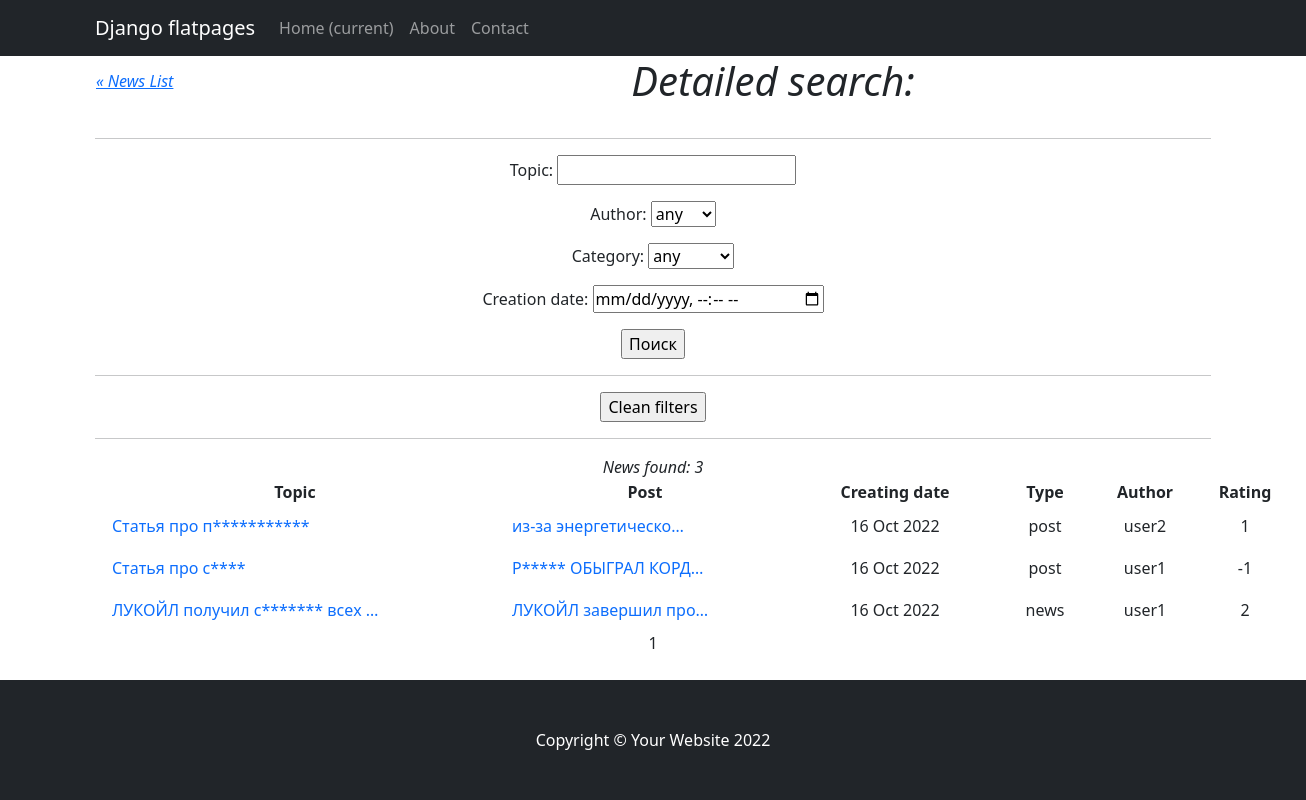
Page /news/search/ on the earlier database version.
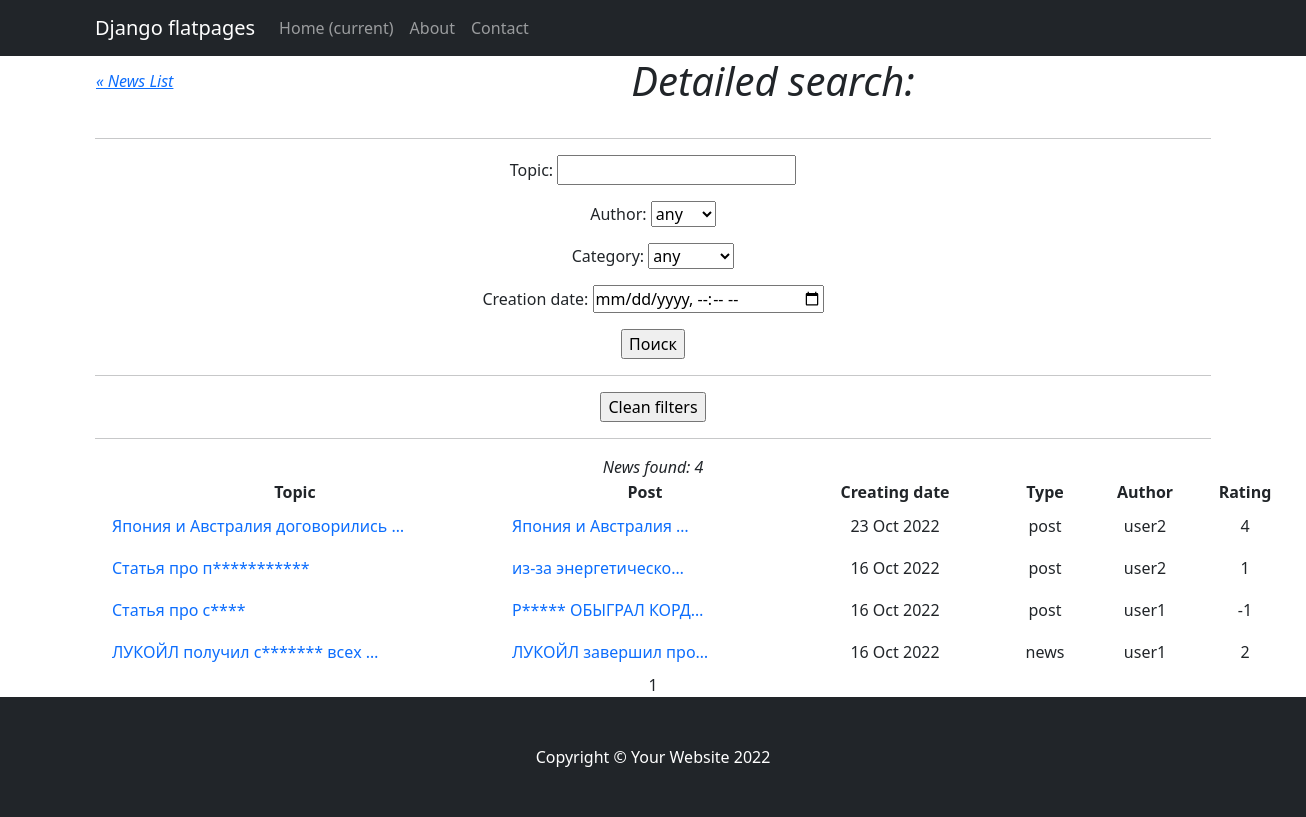
Same page on the later database version.
### news/models.py (models this page shows, shortened)
class Post(models.Model):
    news = 'news'
    post = 'post'
    CONTENT_TYPE = [
        (news, 'новость'),
        (post, 'статья'),
    ]
    contentType = models.CharField(max_length=4, choices=CONTENT_TYPE, default=post)
    author = models.ForeignKey(Author, on_delete=models.CASCADE)
    createTime = models.DateTimeField(auto_now_add=True)
    topic = models.CharField(max_length=128)
    content = models.TextField()
    rating = models.SmallIntegerField(default=0)
    postCategory = models.ManyToManyField(Category, through='PostCategory')
    def __str__(self):
        return f'{self.topic.title()}: {self.content[:20]}... Created: {self.createTime}\n'

class Author(models.Model):
    authorUser = models.OneToOneField(User, on_delete=models.CASCADE)
    authorRating = models.SmallIntegerField(default=0)
    def __str__(self):
        return f'{self.authorUser}'

### news/views.py (the view)
# urls.py: path('search/', PostSearch.as_view(), name='post_search'),
class PostSearch(ListView):
    model = Post
    ordering = '-createTime'
    template_name = 'news/post_search.html'
    context_object_name = 'news'
    paginate_by = 10
    def get_queryset(self):
        queryset = super().get_queryset()
        self.filterset = PostFilter(self.request.GET, queryset)
        return self.filterset.qs
    def get_context_data(self, **kwargs):
        context = super().get_context_data(**kwargs)
        context['time_now'] = datetime.utcnow()
        context['news_number'] = len(self.filterset.qs)
        context['filterset'] = self.filterset
        pprint(context)
        return context

### news/models.py (called while the page is built)
    def __str__(self):
        return f'{self.name}'

### news/templatetags/custom_filters.py (called while the page is built)
@register.filter()
def censor(word):
   word_list_adapted = []
   try:
      word_no_space = word.strip()
      word_list = word_no_space.split()
      for word in word_list:
         word_adapted = word.lower()
         if word_adapted in censorship_list:
            word_censored = word[0] + '*' * (len(word_adapted)-1)
            word_list_adapted.append(word_censored)
         else:
            word_censored = word
            word_list_adapted.append(word_censored)
         corrected = " ".join(word_list_adapted)
      return corrected
   except AttributeError as e:
      return f"ErrorMessage: {e}. Please use only 'str'!"

### templates/news/post_search.html (shortened to what this page needs)
{% extends 'flatpages/default.html' %}
{% load custom_filters %}
{% load custom_tags %}
{% block content %}
    <table>
        <tr>
            <td><em><p style="width: 100px; text-align: left;"><a href="/news/" class="previous">&laquo; News List</a></p></em></td>
            <td><h1><p style="width: 1150px;"><em>Detailed search:</em></h1></td>
        </tr>
    </table>
<hr>
   <form action="" method="get">
       {{ filterset.form.as_p }}
       <input type="submit" value="Поиск" />
   </form>
<hr>
   <form action="" method="get">
       <input type="submit" value="Clean filters" />
   </form>
   <hr>
   {% if news %}
        <caption><em>News found: {{  news_number }}</em></caption>
       <table style="height: 24px; "width="1200">
           <tr>
               <td style="width: 400px; text-align: center;"><strong> Topic</strong> </td>
               <td style="width: 300px; text-align: center;"><strong> Post</strong> </td>
               <td style="width: 200px; text-align: center;"><strong> Creating date </strong></td>
               <td style="width: 100px; text-align: center;"><strong> Type</strong> </td>
               <td style="width: 100px; text-align: center;"><strong> Author </strong></td>
               <td style="width: 100px; text-align: center;"><strong> Rating</strong> </td>
           </tr>
           {% for news_ in news %}
           <tr>
               <td style="text-align: left;"> <a class="nav-link" href="/news/{{ news_.id }}"> {{ news_.topic|censor|truncatewords:4 }} </a></td>
               <td style="text-align: left;"><a class="nav-link" href="/news/{{ news_.id }}">{{ news_.content|censor|truncatechars:20 }}</a></td>
               <td>{{ news_.createTime|date:'d M Y' }}</td>
               <td>{{ news_.contentType }}</td>
               <td>{{ news_.author }}</td>
               <td>{{ news_.rating }}</td>
           </tr>
           {% endfor %}
        </table>
   {% else %}
       <h2>No news</h2>
   {% endif %}
   {{ page_obj.number }}
{% endblock content %}

Differences in the rows shown:
added Post: topic|censor "Япония и Австралия договорились …", content|censor "Япония и Австралия …", createTime "23 Oct 2022", contentType "post", author "user2", rating "4"
Other differences:
{{ news_number }}: "3" → "4"
